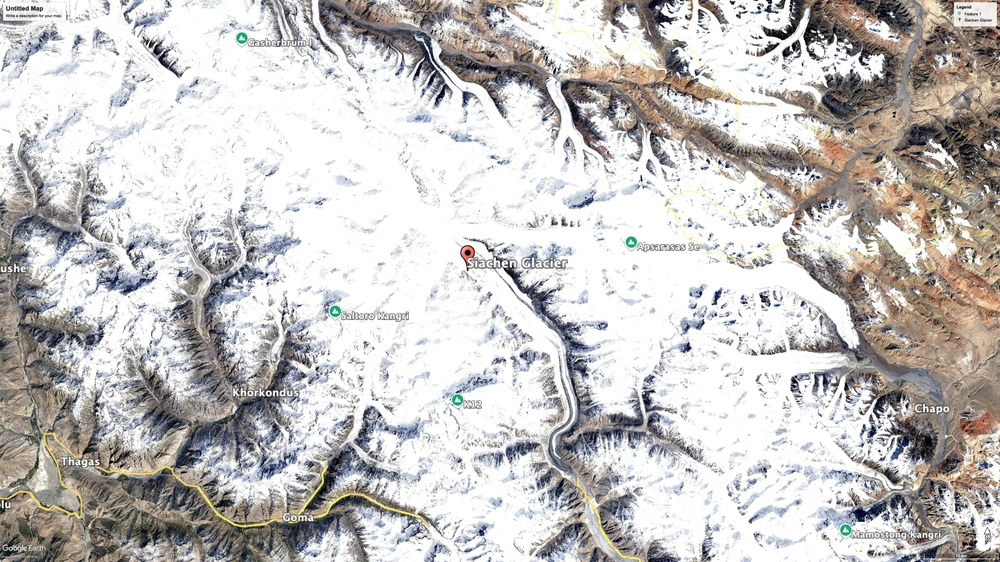
#> input picture Code/Siachen_Glacier_2019.jpg, 1000 x 562 px, shrunk from 3840 x 2160 before the run, found by its file name
$ python Otsus_thresholding.py
#> lines starting #> are read from the running program, lines starting #| are printed output that depends on the picture; after the words box and inside, x2 and y2 are one past the last pixel; in counts of white or black regions, pixels touching at a corner belong together
import cv2
import numpy as np

# Specify the image path
image_path = 'F:/GLOF/Code/Siachen_Glacier_2019.jpg'

# Load the grayscale image
image = cv2.imread(image_path, cv2.IMREAD_GRAYSCALE)
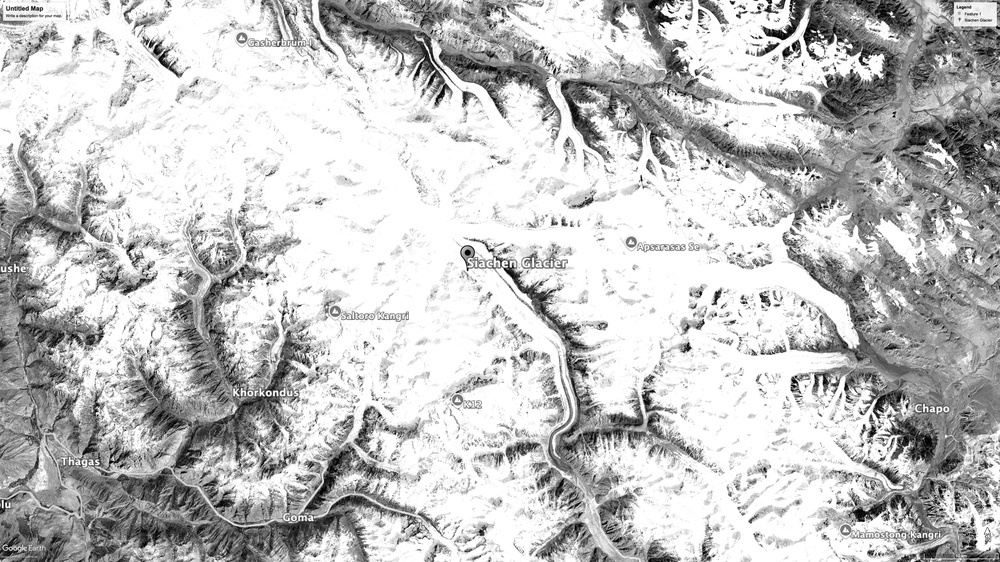
#> image: shape (562, 1000); min 0, max 255, mean 195

# Check if the image is loaded correctly
if image is None:
    print(f"Error: Unable to load the input image from {image_path}")
    exit()

# Create a simple mask using binary thresholding (ground truth)
_, ground_truth = cv2.threshold(image, 127, 255, cv2.THRESH_BINARY)
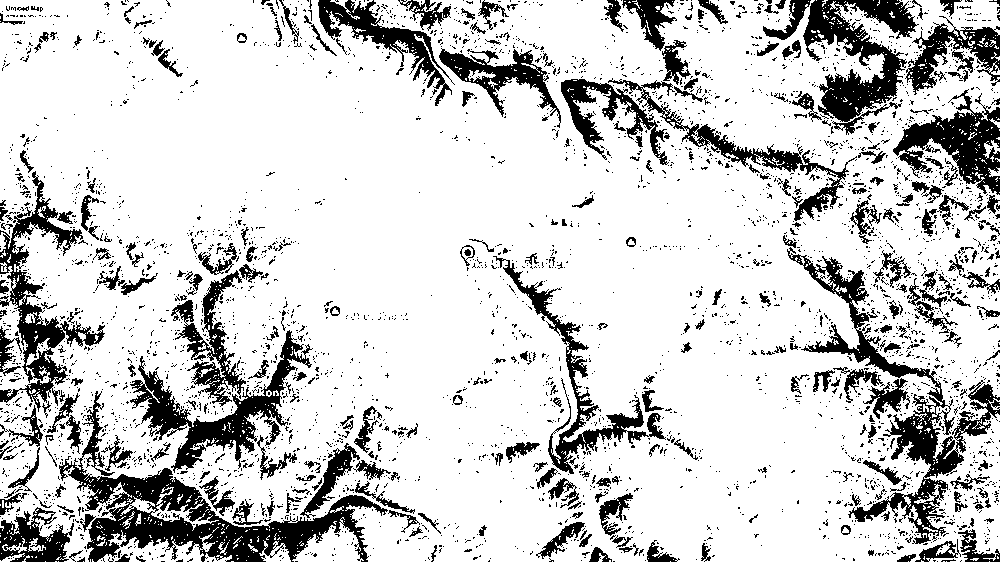
#> ground_truth: shape (562, 1000); 80.8% white; 3750 black regions (3427 under 20 px), largest, box (x1, y1, x2, y2) and area: (59, 391, 388, 562) 11887, (787, 247, 1000, 544) 8870, (803, 0, 919, 135) 6646
ground_truth = (ground_truth / 255).astype(np.uint8)  # Normalize to 0 and 1

# Apply Otsu's Thresholding for glacier segmentation
_, glacier_mask = cv2.threshold(image, 0, 255, cv2.THRESH_BINARY + cv2.THRESH_OTSU)
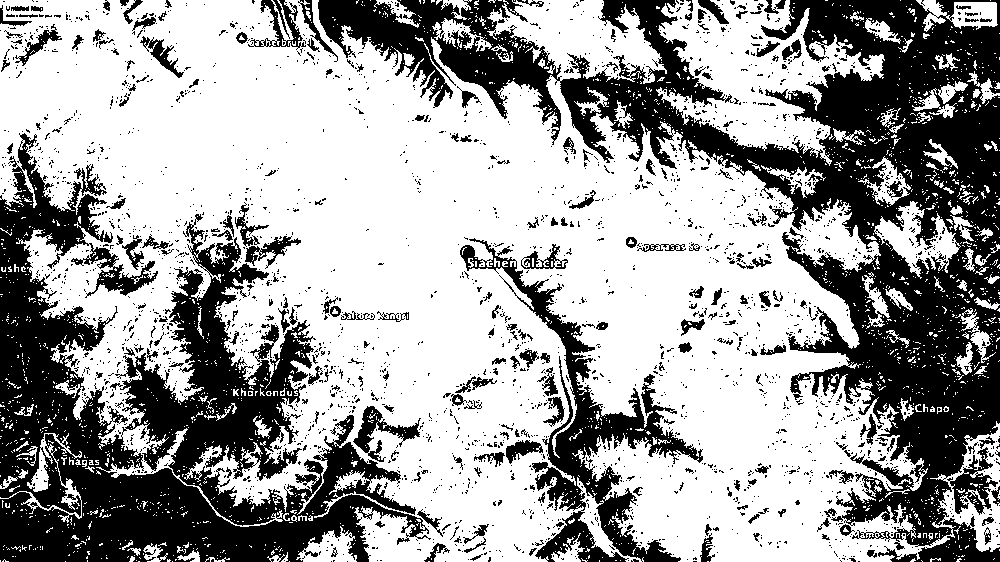
#> glacier_mask: shape (562, 1000); 63% white; 2577 black regions (2348 under 20 px), largest, box (x1, y1, x2, y2) and area: (318, 0, 1000, 562) 96282, (0, 133, 431, 562) 71553, (460, 238, 703, 562) 13933
glacier_mask = (glacier_mask / 255).astype(np.uint8)  # Normalize to 0 and 1

# Flatten both masks for evaluation
glacier_mask_flat = glacier_mask.flatten()
ground_truth_flat = ground_truth.flatten()

# Calculate Accuracy
accuracy = np.mean(glacier_mask_flat == ground_truth_flat)
#> accuracy = 0.822

# Calculate Intersection over Union (IoU)
intersection = np.sum((glacier_mask_flat == 1) & (ground_truth_flat == 1))
#> intersection = 354070
union = np.sum((glacier_mask_flat == 1) | (ground_truth_flat == 1))
#> union = 454168
iou = intersection / float(union) if union != 0 else 0
#> iou = 0.78

# Calculate Precision, Recall, and F1 Score
tp = np.sum((glacier_mask_flat == 1) & (ground_truth_flat == 1))  # True positives
#> tp = 354070
fp = np.sum((glacier_mask_flat == 1) & (ground_truth_flat == 0))  # False positives
#> fp = 0
fn = np.sum((glacier_mask_flat == 0) & (ground_truth_flat == 1))  # False negatives
#> fn = 100098

precision = tp / float(tp + fp) if (tp + fp) != 0 else 0
#> precision = 1
recall = tp / float(tp + fn) if (tp + fn) != 0 else 0
#> recall = 0.78
f1 = 2 * (precision * recall) / (precision + recall) if (precision + recall) != 0 else 0
#> f1 = 0.876

# Print results
print(f'Accuracy: {accuracy:.4f}')
#| Accuracy: 0.8219
print(f'IoU: {iou:.4f}')
#| IoU: 0.7796
print(f'Precision: {precision:.4f}')
#| Precision: 1.0000
print(f'Recall: {recall:.4f}')
#| Recall: 0.7796
print(f'F1 Score: {f1:.4f}')
#| F1 Score: 0.8762
cv2.imwrite('GroundTruth_mask_2019.jpg',(ground_truth * 255).astype(np.uint8))
cv2.imwrite('Thresholding_mask_2019.jpg',(glacier_mask * 255).astype(np.uint8))

# Display the results
cv2.imshow("Original Image", image)
cv2.imshow("Generated Ground Truth Mask", (ground_truth * 255).astype(np.uint8))  # Convert back to 255 for display
cv2.imshow("Otsu's Thresholding Mask", (glacier_mask * 255).astype(np.uint8))  # Convert back to 255 for display
cv2.waitKey(0)
cv2.destroyAllWindows()
